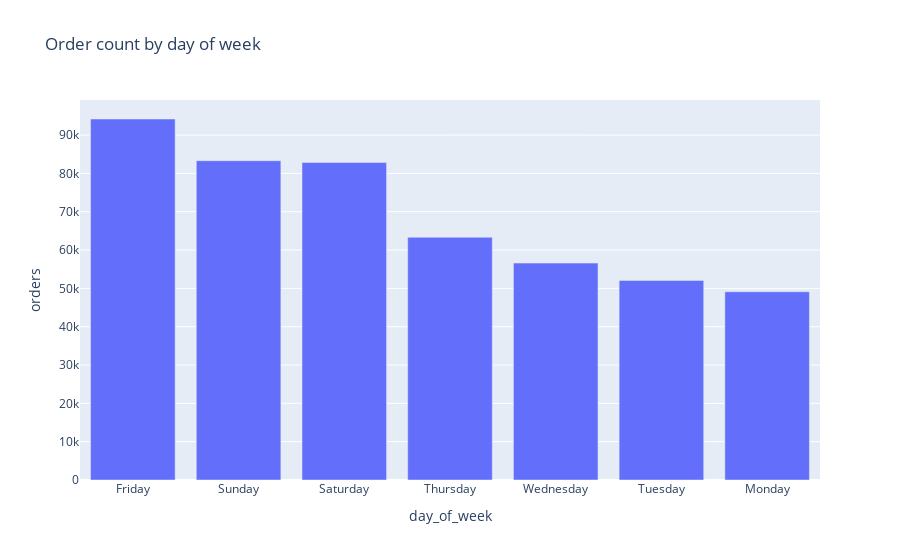

Notebook cell for this chart:
### Markdown cell above
## Analysis of Peak Order Times and Dates

### Time Consistency:
- **Observation**: All top order instances occurred consistently at 21:00 (9 PM).
- **Implication**: Indicates a peak demand period for orders, likely related to dinner time preferences. This can assist in optimizing courier schedules and marketing strategies to meet high demand efficiently.

### Day Consistency:
- **Observation**: Four out of the top five highest order days are Fridays, with one occurrence on a Saturday.
- **Implication**: This trend suggests higher order volumes toward the end of the week, potentially due to weekend preparations or leisure activities. Operational strategies should consider increased resources during these times.

### Date-Specific Insights:
- **September 24, 2021 (Friday)**: Aligns with La Mercè celebrations, likely boosting orders due to city-wide festivities and increased social activities.
- **July 23, 2021 (Friday)**: Typical high demand during the summer, potentially enhanced by vacation season and leisure activities.
- **March 26, 2021 (Friday)**: Reflects regular end-of-week demand without correlation to specific public events.
- **December 25, 2021 (Saturday, Christmas Day)**: Despite being a major holiday when many restaurants might close, the demand spikes possibly due to limited dining options and preferences for convenience.
- **January 7, 2022 (Friday)**: Comes shortly after New Year's Day and during Three Kings Day celebrations, contributing to higher than usual order volumes.

### Operational Recommendations:
- **Enhance Courier Availability**: Particularly on Friday evenings and notable holidays, ensure sufficient couriers are available to handle the surge in orders.
- **Marketing Initiatives**: Deploy targeted promotions during identified peak times to increase order volumes and customer engagement.
- **Adjust Operational Hours**: Consider extending operational hours during peak days or adjusting staff schedules to accommodate the increased demand.

### Code cell
# plot order count by day of week in a bar chart plotly
grouped = eda_train.groupby('day_of_week')['orders'].sum().reset_index()

# sort data 
grouped = grouped.sort_values('orders', ascending=False)

fig = px.bar(grouped, x='day_of_week', y='orders', title='Order count by day of week')
fig.show()

### Figure 1 — Plotly figure (JSON) as saved in the notebook; plotly's stock layout.template omitted (floating-point values rounded to 4 significant figures)
{"data": [{"alignmentgroup": "True", "hovertemplate": "day_of_week=%{x}<br>orders=%{y}<extra></extra>", "legendgroup": "", "marker": {"color": "#636efa", "pattern": {"shape": ""}}, "name": "", "offsetgroup": "", "orientation": "v", "showlegend": false, "textposition": "auto", "type": "bar", "x": ["Friday", "Sunday", "Saturday", "Thursday", "Wednesday", "Tuesday", "Monday"], "xaxis": "x", "y": [94189, 83312, 82827, 63344, 56596, 52077, 49120], "yaxis": "y"}], "layout": {"barmode": "relative", "legend": {"tracegroupgap": 0}, "title": {"text": "Order count by day of week"}, "xaxis": {"anchor": "y", "domain": [0, 1], "title": {"text": "day_of_week"}}, "yaxis": {"anchor": "x", "domain": [0, 1], "title": {"text": "orders"}}}}
